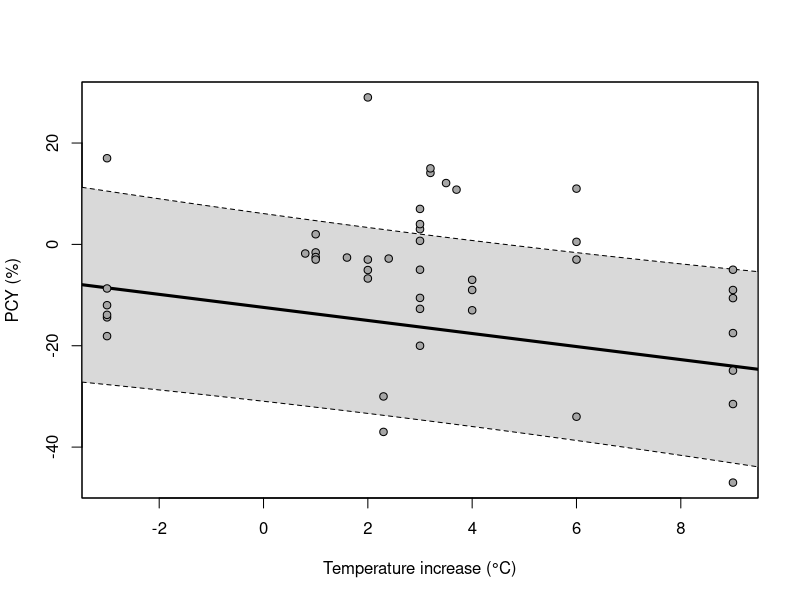
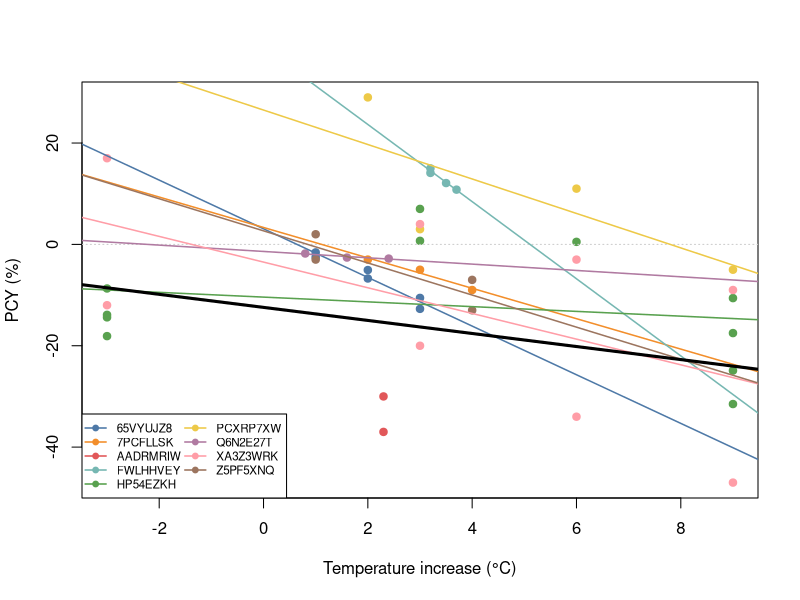

Reproduce these figures in R, in order.
library(metafor)

dat <- read.csv("ma_data_clean.csv", stringsAsFactors = FALSE)

dat <- dat[dat$include == "yes", ]
dat$PCY_pct   <- as.numeric(dat$PCY_pct)
dat$delta_T_C <- as.numeric(dat$delta_T_C)
dat$study_id <- as.factor(dat$study_id)
dat <- dat[!is.na(dat$PCY_pct) & !is.na(dat$delta_T_C), ]
dat$obs <- factor(seq_len(nrow(dat)))
dat$vi  <- 0

m_obs <- rma.mv(yi = PCY_pct, V = vi, mods = ~ delta_T_C,
                 random = list(~ 1 | obs),
                 data = dat, method = "REML")
summary(m_obs)

m_base <- rma.mv(yi = PCY_pct, V = vi, mods = ~ delta_T_C,
                 random = list(~ 1 | obs, ~ 1 | crop_model),
                 data = dat, method = "REML")
summary(m_base)
anova(m_obs, m_base)

m_site <- rma.mv(yi = PCY_pct, V = vi, mods = ~ delta_T_C,
                 random = list(~ 1 | obs, ~ 1 | site, ~ 1 | crop_model),
                 data = dat, method = "REML")
summary(m_site)
anova(m_base, m_site)

m_study <- rma.mv(yi = PCY_pct, V = vi, mods = ~ delta_T_C,
                random = list(~ 1 | study_id/obs, ~ 1 | crop_model),
                data = dat, method = "REML")
summary(m_study)
anova(m_base, m_study)

data.frame(model  = c("obs + crop", "obs + site + crop", "study/obs + crop"),
           AIC    = c(AIC(m_base), AIC(m_site), AIC(m_study)),
           BIC    = c(BIC(m_base), BIC(m_site), BIC(m_study)),
           logLik = c(logLik(m_base), logLik(m_site), logLik(m_study)),
           row.names = NULL)
confint(m_study, sigma2 = 1)


pdf("ma_regplot.pdf", width = 7, height = 6)
regplot(m_study, mod = "delta_T_C", psize = 1, xlab = "Temperature increase (°C)", ylab = "PCY (%)")
dev.off()

studies <- sort(unique(dat$study_id))
cols <- setNames(palette.colors(length(studies), "Tableau 10"), studies)
pdf("ma_studies.pdf", width = 8, height = 6)
plot(dat$delta_T_C, dat$PCY_pct, pch = 19, col = cols[dat$study_id],
     xlab = "Temperature increase (°C)", ylab = "PCY (%)")
abline(h = 0, col = "grey80", lty = 3)
for (s in studies) {
  ds <- dat[dat$study_id == s, ]
  if (length(unique(ds$delta_T_C)) >= 2) abline(lm(PCY_pct ~ delta_T_C, ds), col = cols[s], lwd = 1.5)
}
abline(a = coef(m_study)[1], b = coef(m_study)[2], col = "black", lwd = 3)
legend("bottomleft", legend = studies, col = cols, pch = 19, lwd = 1.5, cex = 0.7, ncol = 2, bg = "white")
dev.off()
